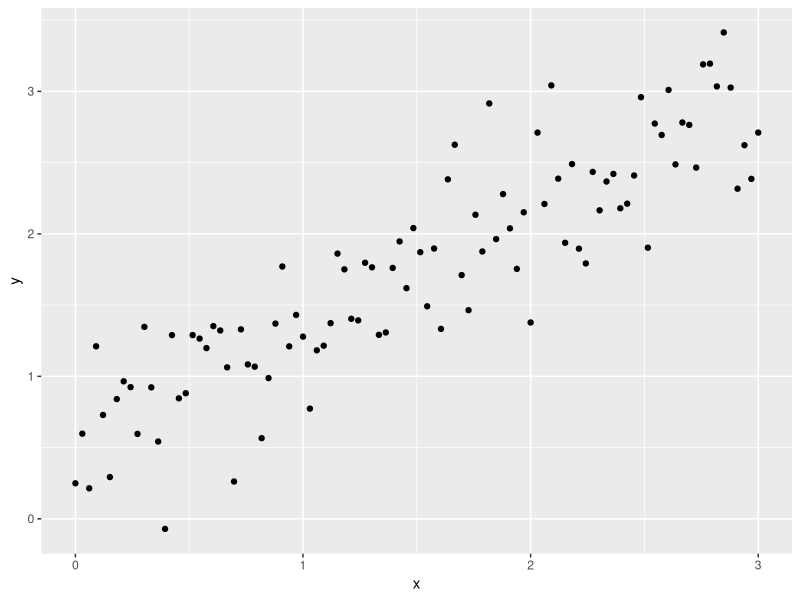
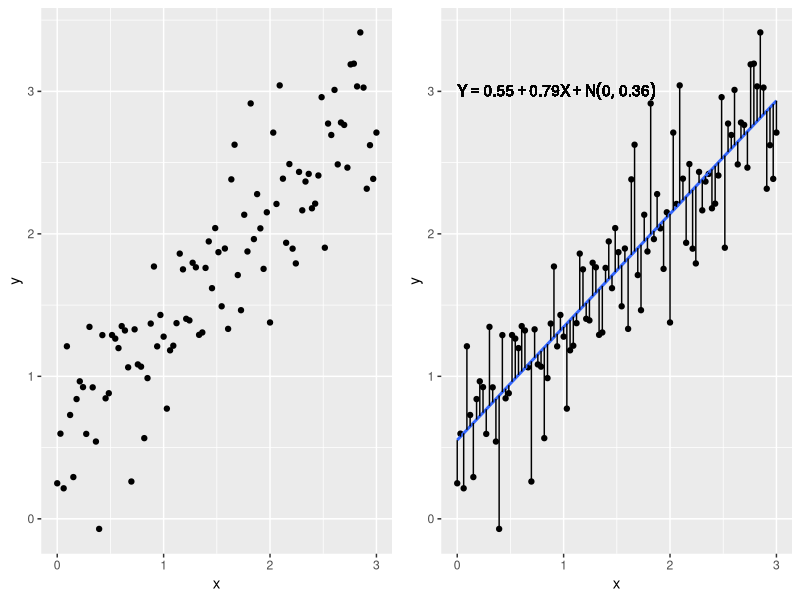
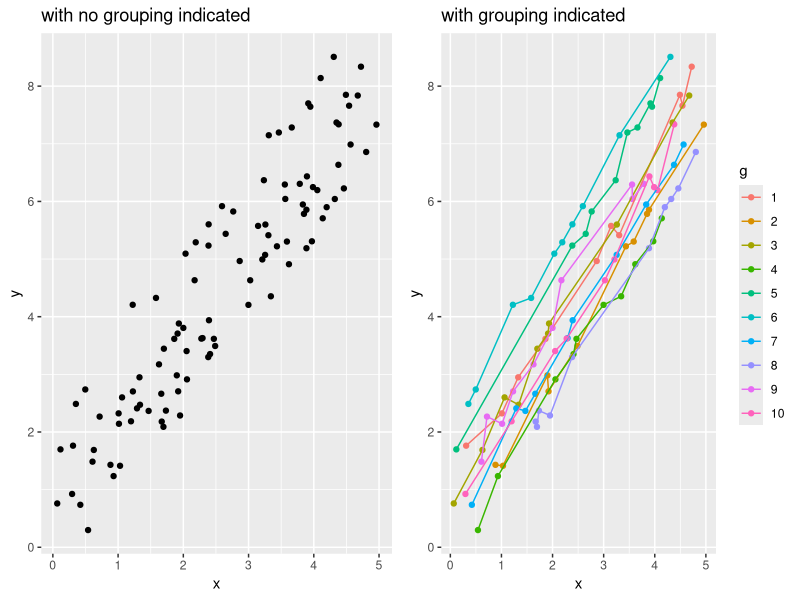
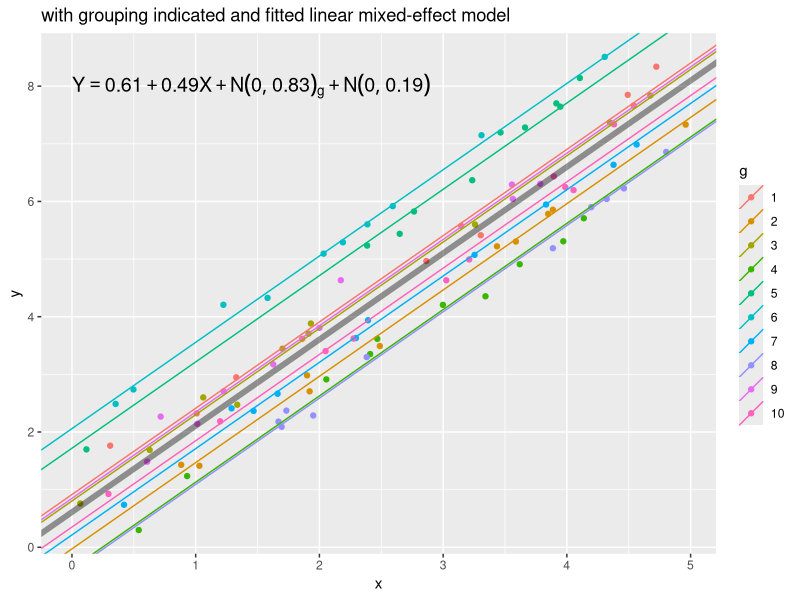
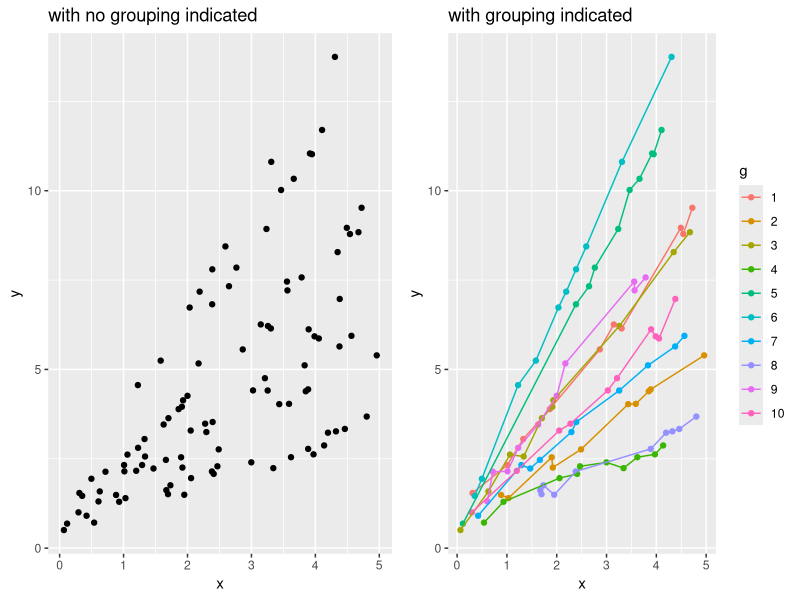
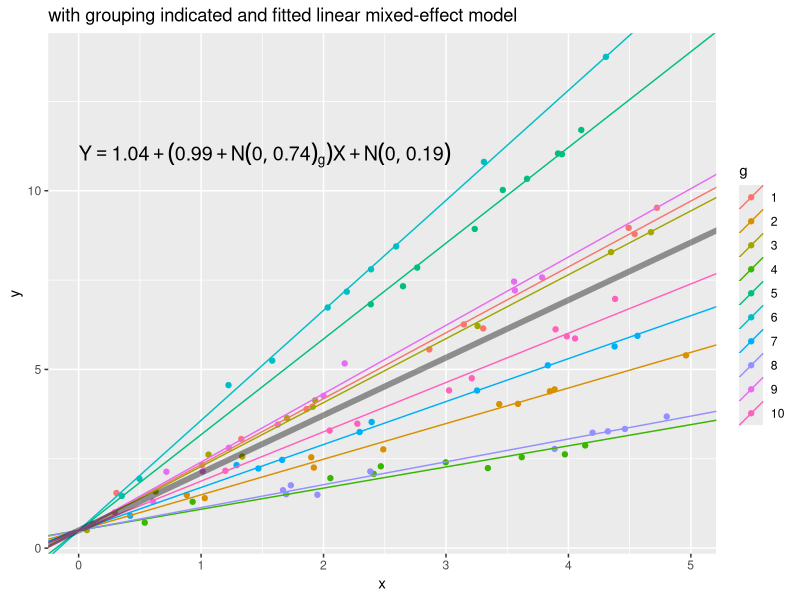
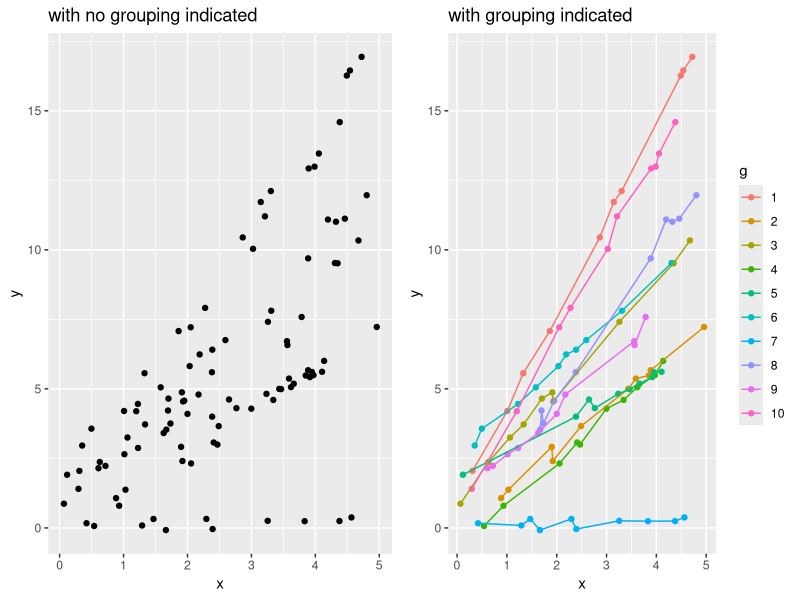
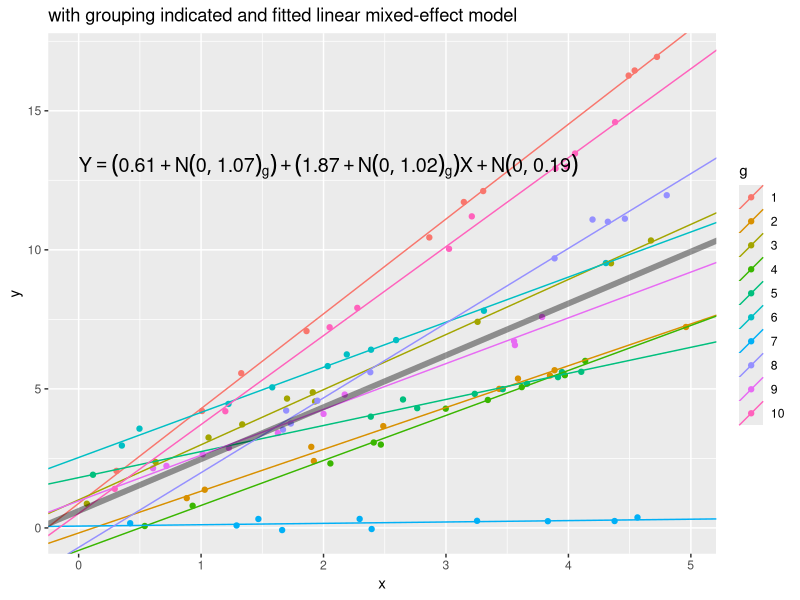

Reproduce these figures in R, in order.
## ---- chunk 1
library(lme4)
head(sleepstudy)
## ---- chunk 2
options(digits = 4)
x <- seq(0,3,length.out = 100)
set.seed(1)
y <- 0.5 + 0.8*x + rnorm(100,sd = 0.4)
m1 <- lm(y ~ x)
dat <- data.frame(y, x, fit = fitted(m1))
library(ggplot2)
ggplot(dat, aes(x,y)) + geom_point()

## ---- chunk 3
m1 <- lm(y ~ x)
coef(m1) # estimate coefficients
summary(m1)$sigma # estimate of error standard deviation
## ---- chunk 4
library(gridExtra)
p1 <- ggplot(dat, aes(x,y)) + geom_point()

p2 <- ggplot(dat, aes(x,y)) + geom_point() + geom_smooth(method="lm",se=F) + 
  geom_segment(aes(x = x, y = y, xend = x, yend = fit)) +
  geom_text(data=NULL, aes(x=0,y=3,label="Y == 0.55 + 0.79*X + N(0,0.36)"), 
            parse=TRUE, hjust=0)
grid.arrange(p1, p2, nrow=1) # can also use ncol

## ---- chunk 5
n1 <- 10 # 10 subjects
n2 <- 10 # 10 obs per subject
g <- gl(n = n1, k = n2) # 10 levels repeated 10 times each
set.seed(1)
x <- as.vector(replicate(n1,round(sort(runif(n2, 0, 5)),3)))
b0 <- rnorm(n1, 0, 0.8) # random intercept
eps <- rnorm(length(g),0,0.2)
b <- b0[g]
y <- 0.5 + b + 1.5*x + eps
dat <- data.frame(g, x, y, b, eps)
p1 <- ggplot(dat, aes(x,y)) + geom_point() + labs(title="with no grouping indicated")
p2 <- ggplot(dat, aes(x,y, color=g)) + geom_point() + geom_line() + labs(title="with grouping indicated")
grid.arrange(p1, p2, nrow=1)
## ---- chunk 6
library(lme4) # package for fitting lmm
lme1 <- lmer(y ~ x + (1 | g), data = dat)
fixef(lme1) # fixed effect estimates
VarCorr(lme1) # D and R estimates
## ---- chunk 7
lfits <- coef(lme1)$g
names(lfits)[1] <- "int"
lfits$g <- factor(1:10)
ggplot(dat, aes(x,y,color=g)) + geom_point() + 
  geom_abline(data=lfits, aes(intercept=int, slope=x, color=g)) +
  geom_abline(intercept=fixef(lme1)[1], slope=fixef(lme1)[2],size=2, alpha=0.4) +
  labs(title="with grouping indicated and fitted linear mixed-effect model") +
  annotate("text", x=0,y=8,label="Y == 0.61 + 0.49*X + N(0,0.83)[g] + N(0,0.19)", 
            parse=TRUE, hjust=0, size = 5)
## ---- chunk 8
# Random slopes
n1 <- 10 # 10 subjects
n2 <- 10 # 10 obs per subject
g <- gl(n = n1, k = n2) # 10 levels repeated 10 times each
set.seed(1)
x <- as.vector(replicate(n1,round(sort(runif(n2, 0, 5)),3)))
b1 <- rnorm(n1, 0, 0.8) # random slope
eps <- rnorm(length(g),0,0.2)
b <- b1[g]
y <- 0.5 + (1.5 + b)*x + eps
dat <- data.frame(g, x, y, b, eps)
p1 <- ggplot(dat, aes(x,y)) + geom_point() + labs(title="with no grouping indicated")
p2 <- ggplot(dat, aes(x,y, color=g)) + geom_point() + geom_line() + labs(title="with grouping indicated")
grid.arrange(p1, p2, nrow=1) 
## ---- chunk 9
# fit random effect for slope but not intercept
lme2 <- lmer(y ~ x + (0 + x | g), data = dat)
fixef(lme2) # fixed effect estimates
VarCorr(lme2) # D and R estimates
## ---- chunk 10
lfits <- coef(lme2)$g
names(lfits)[1] <- "int"
lfits$g <- factor(1:10)
ggplot(dat, aes(x,y,color=g)) + geom_point() + 
  geom_abline(data=lfits, aes(intercept=int, slope=x, color=g)) +
  geom_abline(intercept=fixef(lme2)[1], slope=fixef(lme2)[2],size=2, alpha=0.4) +
  labs(title="with grouping indicated and fitted linear mixed-effect model") +
  annotate("text", x=0,y=11,label="Y == 1.04 + (0.99 + N(0,0.74)[g])*X  + N(0,0.19)", 
            parse=TRUE, hjust=0, size = 5)
## ---- chunk 11
# Random intercepts and random slopes
n1 <- 10 # 10 subjects
n2 <- 10 # 10 obs per subject
g <- gl(n = n1, k = n2) # 10 levels repeated 10 times each
set.seed(1)
x <- as.vector(replicate(n1,round(sort(runif(n2, 0, 5)),3)))
b0 <- rnorm(n1, 0, 1) # random intercept
b1 <- rnorm(n1, 0, 0.8) # random slope
eps <- rnorm(length(g),0,0.2)
b0 <- b0[g]
b1 <- b1[g]
y <- (0.5 + b0) + (1.5 + b1)*x + eps
dat <- data.frame(g, x, y, eps)
p1 <- ggplot(dat, aes(x,y)) + geom_point() + labs(title="with no grouping indicated")
p2 <- ggplot(dat, aes(x,y, color=g)) + geom_point() + geom_line() + labs(title="with grouping indicated")
grid.arrange(p1, p2, nrow=1)
## ---- chunk 12
# fit random effects for intercepts and slopes 
lme3 <- lmer(y ~ x + (x | g), data = dat)
fixef(lme3) # fixed effect estimates
VarCorr(lme3) # D and R estimates
## ---- chunk 13
lfits <- coef(lme3)$g
names(lfits)[1] <- "int"
lfits$g <- factor(1:10)
ggplot(dat, aes(x,y,color=g)) + geom_point() + 
  geom_abline(data=lfits, aes(intercept=int, slope=x, color=g)) +
  geom_abline(intercept=fixef(lme3)[1], slope=fixef(lme3)[2],size=2, alpha=0.4) +
  labs(title="with grouping indicated and fitted linear mixed-effect model") +
  annotate("text", x=0,y=13,label="Y == (0.61 + N(0,1.07)[g]) + (1.87 + N(0,1.02)[g])*X  + N(0,0.19)", 
            parse=TRUE, hjust=0, size = 5)
